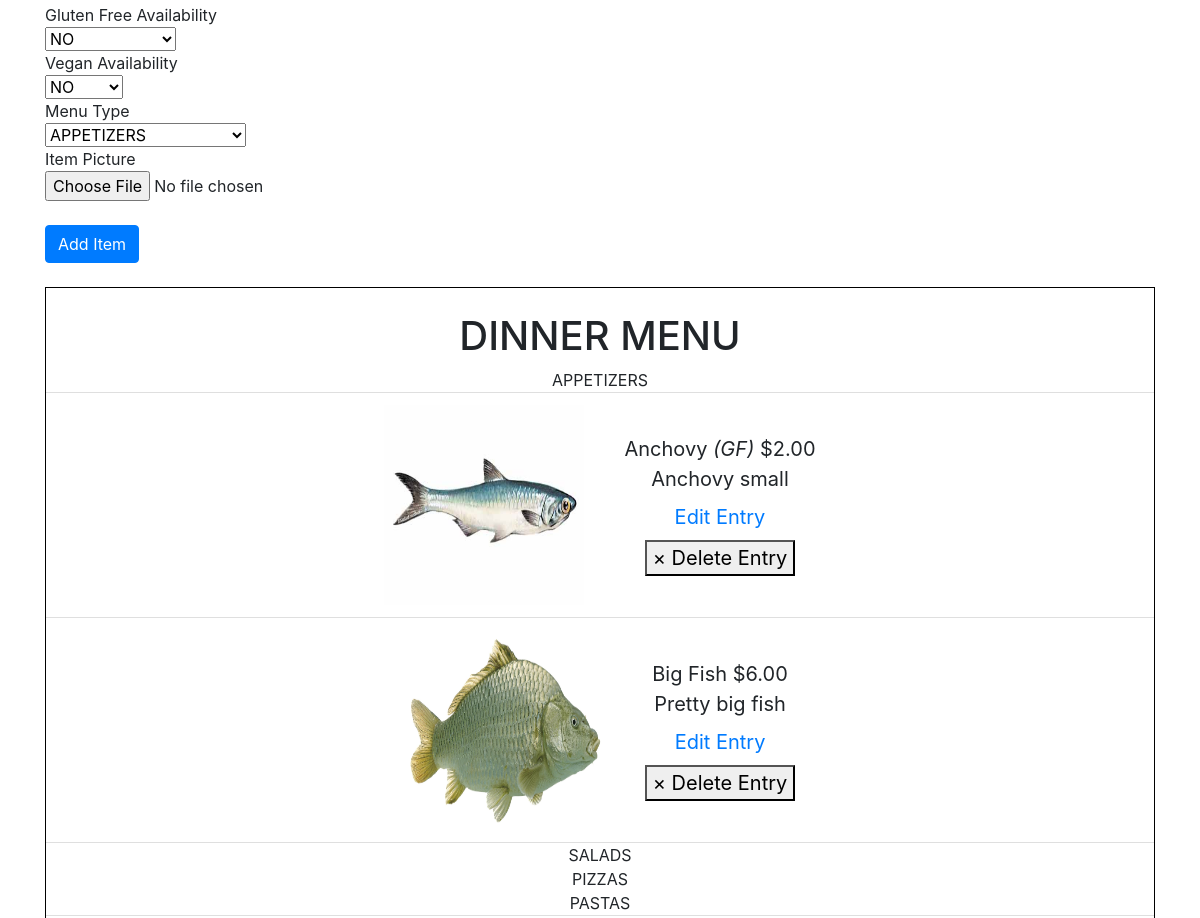
The app's page /add-menu-item (signed in, middle part), older data.
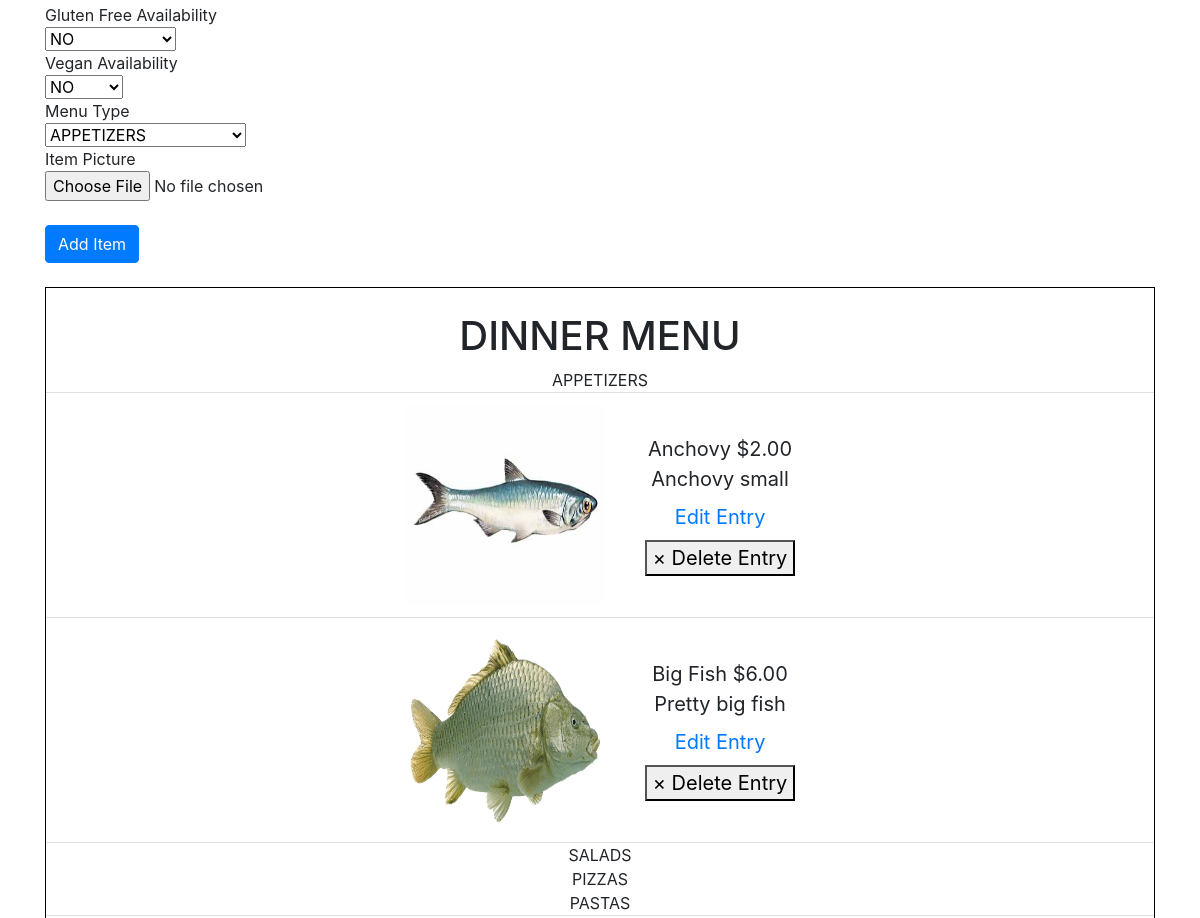
The same page, newer data.
### avanzareApp/models.py (models this page shows)
class Menu(db.Model):
    id = db.Column(db.Integer, primary_key=True)
    name = db.Column(db.String(150), unique=True)
    price = db.Column(db.String(150))
    description = db.Column(db.String(10000))
    menu_type = db.Column(db.String(150))
    gluten_free = db.Column(db.String(150))
    vegan = db.Column(db.String(150))
    date = db.Column(db.DateTime(timezone=True), default=func.now())
    user_id = db.Column(db.Integer, db.ForeignKey('user.id'))

### avanzareApp/views.py (the view, shortened to what this page needs)
@views.route('/add-menu-item', methods=['GET', 'POST'])
@login_required
def add_menu_item():
    user = User.query.filter(User.email == 'headChef@gmail.com').first()
    items = Menu.query.filter_by(user_id=user.id).order_by(Menu.name).all()
    return render_template("edit_menu.html", items=items, user=current_user)

### avanzareApp/__init__.py (called while the page is built)
def create_app():
    app = Flask(__name__)
    app.config['SECRET KEY'] = 'iudsdbciud ccdoi'
    app.config['SQLALCHEMY_DATABASE_URI'] = f'sqlite:///{DB_NAME}'
    db.init_app(app)
    from .views import views
    from .auth import auth
    app.register_blueprint(views, url_prefix='/')
    app.register_blueprint(auth, url_prefix='/')
    from .models import User, Note
    with app.app_context():
        db.create_all()
    login_manager = LoginManager()
    login_manager.login_view = 'auth.start_page'
    login_manager.init_app(app)
    @login_manager.user_loader
    def load_user(id):
        return User.query.get(int(id))
    return app

### avanzareApp/templates/edit_menu.html (shortened to what this page needs)
{% extends "base.html" %} {% block title %}Home{% endblock %}
{% block content %}
<form method="POST" enctype="multipart/form-data">
    <div>Gluten Free Availability</div>
    <select class="selectpicker" type="gluten_free" id="gluten_free" name="gluten_free">
        <option>NO</option>
    </select>
    <div>Vegan Availability</div>
    <select class="selectpicker" type="vegan" id="vegan" name="vegan">
        <option>NO</option>
    </select>
    <div>Menu Type</div>
    <select class="selectpicker" type="menu_type" id="menu_type" name="menu_type">
        <optgroup label="DINNER MENU" >
            <option>APPETIZERS</option>
        </optgroup>
    </select>
    <br />
    <div>Item Picture</div>
    <input type="file" name="file" accept="image/*"/>
    <br />
    <br />
    <button type="submit" class="btn btn-primary">Add Item</button>
</form>
<br />
<div class="blackLine">
    <br />
    <h1 align="center"> DINNER MENU </h1>
    <ul class="list-group list-group-flush" id="items">
        {% set print_once = 1 %}
        {% for menu in ["APPETIZERS", "SALADS", "PIZZAS", "PASTAS", "ENTREES", "SIDES", "DESSERT MENU", "AFTER DINNER DRINKS", "COCKTAILS", "BOTTLE", "DRAFT"] %}
            {% if print_once == 1 %}
                {% if menu == "DESSERT MENU" %}
                    <h1 align="center"> DESSERTS </h1>
                    {% set print_once = 0 %}
                {% elif menu == "AFTER DINNER DRINKS" %}
                    <h1 align="center"> AFTER DINNER DRINKS </h1>
                    {% set print_once = 0 %}
                {% elif menu == "COCKTAILS" %}
                    <h1 align="center"> COCKTAILS </h1>
                    {% set print_once = 0 %}
                {% elif menu == "BOTTLE" %}
                    <h1 align="center"> BEER </h1>
                    <div align="center">{{ menu }}</div>
                    {% set print_once = 0 %}
                {% else %}
                    <div align="center">{{ menu }}</div>
                    {% set print_once = 0 %}
                {% endif %}
            {% endif %}
            {% for item in items %}
                {% if item.menu_type == menu %}
                    <li class="list-group-item">
                        <div class="container2" align="center">
                            <div class="image">
                                {% set tmp = item.name + '.jpg' %}
                                <img class="img-responsive" src="{{ url_for('views.send_image', filename=tmp) }}" width="200" height="200">
                            </div>
                            <div class="text">
                                {{ item.name }}
                                {% if item.gluten_free == "GLUTEN FREE" %}
                                    <i>{{ "(GF)" }}</i>
                                {% endif %}
                                {% set tmp = "$" + (item.price | string) %}
                                {{ tmp }}
                                <br />
                                {{ item.description }}
                                <a class="nav-item nav-link" href="{{ url_for('views.edit_redirect', id=item.id) }}">Edit Entry</a>
                                <button type="button" onClick="deleteMenuItem({{ item.id }})">
                                    <span aria-hidden="true">&times; Delete Entry</span>
                                </button>
                            </div>
                        </div>
                    </li>
                {% endif %}
            {% endfor %}
            {% set print_once = 1 %}
        {% endfor %}
    </ul>
    <br />
</div>
<br />
<br />
{% endblock %}

Row changes from the older to the newer data that the page shows:
changed Menu "Anchovy": gluten_free "GLUTEN FREE" → "NO" (drawn)
Text that changed along with them:
list line gone: "(GF)"
